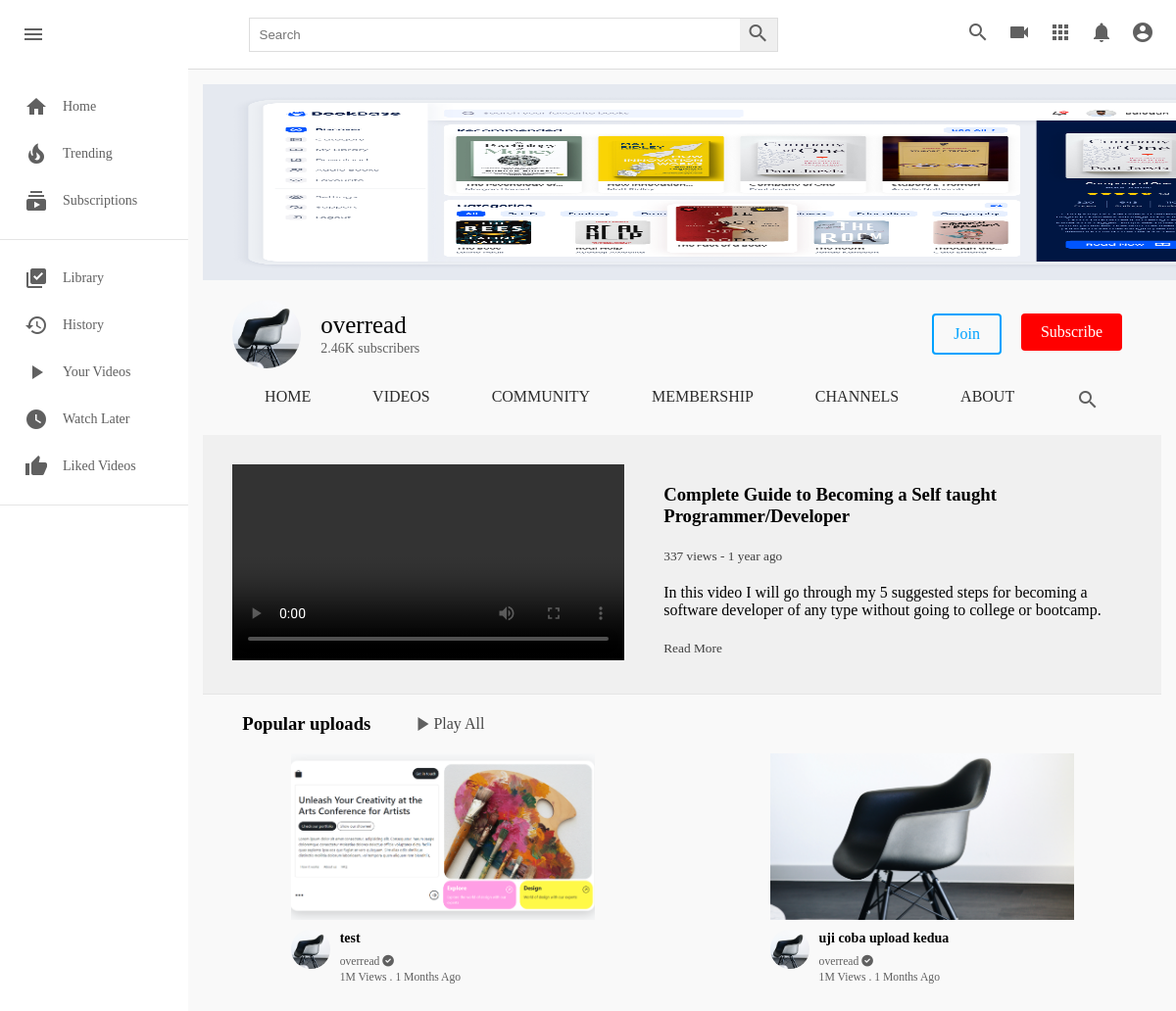
The page /channel/1 on the database its author committed.
### channel/models.py (models this page shows, shortened)
class Channel(models.Model):
    cover_image = models.ImageField(upload_to=channel_directory_path, null=True)
    images = models.ImageField(upload_to=channel_directory_path, null=True)
    full_name = models.CharField(max_length=100)
    channel_name = models.CharField(max_length=200)
    description = models.TextField()
    keywords = TaggableManager()
    joined = models.DateTimeField(auto_now_add=True)
    status = models.CharField(choices=STATUS, max_length=100, default='active')
    user = models.OneToOneField(User, on_delete=models.SET_NULL, null=True, related_name="channel")
    subscribers = models.ManyToManyField(User, related_name="user_subs", null=True, blank=True)
    verified = models.BooleanField(default=False)
    email_business = models.EmailField(null=True, blank=True)
    make_email_public = models.BooleanField(default=False)
    location_business = models.CharField(max_length=200, null=True, blank=True)
    make_location_public = models.BooleanField(default=False)
    social_media_links = models.CharField(max_length=200, null=True, blank=True, default="https://www.youtube.com/")
    social_media_links2 = models.CharField(max_length=200, null=True, blank=True)
    social_media_links3 = models.CharField(max_length=200, null=True, blank=True)
    social_media_links4 = models.CharField(max_length=200, null=True, blank=True)
    make_social_media_public = models.BooleanField(default=False)

### youtubeClone/models.py (models this page shows, shortened)
class Video(models.Model):
    video = models.FileField(upload_to=user_directory_path, null=True)
    thumbnail = models.ImageField(upload_to=thumbnail_directory_path, null=True)
    title = models.CharField(max_length=100)
    description = models.TextField()
    tags = TaggableManager()
    visibility = models.CharField(choices=VISIBILITY, max_length=100, default='public')
    created_at = models.DateTimeField(auto_now_add=True)
    updated_at = models.DateTimeField(auto_now=True)
    user = models.ForeignKey(User, on_delete=models.SET_NULL, null=True)
    views = models.PositiveIntegerField(default=0)
    likes = models.ManyToManyField(User, related_name='video_likes')
    is_featured = models.BooleanField(default=False)
    channel = models.ForeignKey(Channel, on_delete=models.CASCADE, related_name="channel_videos", null=True, blank=True)

### youtubeClone/views.py (the view, shortened to what this page needs)
# urls.py: path("channel/<channel_id>", views.channel_view, name="channel_view"),
def channel_view(request, channel_id):
    channel = Channel.objects.get(id=channel_id)
    videos = Video.objects.filter(channel=channel)
    context = {
        "channel": channel,
        "videos": videos,
    }
    return render(request, "channel.html", context)

### templates/channel.html (shortened to what this page needs)
{% load static %}
<!DOCTYPE html>
<html lang="en">
<head>
    <link rel="stylesheet" href="{% static "css/style.css" %}" type="text/css">
    <link rel="stylesheet" href="https://use.fontawesome.com/releases/v6.0.0/css/all.css" />
</head>
<body>
    <div class="header">
        <div class="header__left">
            <i id="menu" class="material-icons">menu</i>
            <a href="index.html">
            </a>
        </div>
        <div class="header__search">
            <form action="">
                <input type="text" placeholder="Search">
                <button><i class="material-icons">search</i></button>
            </form>
        </div>
        <div class="header__icons">
            <i class="material-icons display-this">search</i>
            <i class="material-icons ">videocam</i>
            <i class="material-icons">apps</i>
            <i class="material-icons display-this">notifications</i>
            <i id="drop-down" class="material-icons display-this">account_circle</i>
        </div>
    </div>
    <div class="mainBody">
        <div class="sidebar">
            <div class="sidebar__categories">
                <a href="index.html">
                    <div class="sidebar__category">
                        <i class="material-icons">home</i>
                        <span>Home</span>
                    </div>
                </a>
                <div class="sidebar__category">
                    <i class="material-icons">local_fire_department</i>
                    <span>Trending</span>
                </div>
                <div class="sidebar__category">
                    <i class="material-icons">subscriptions</i>
                    <span>Subscriptions</span>
                </div>
            </div>
            <hr>
            <div class="sidebar__categories">
                <div class="sidebar__category">
                    <i class="material-icons">library_add_check</i>
                    <span>Library</span>
                </div>
                <div class="sidebar__category">
                    <i class="material-icons">history</i>
                    <span>History</span>
                </div>
                <a href="channel-videos.html">
                    <div class="sidebar__category">
                        <i class="material-icons">play_arrow</i>
                        <span>Your Videos</span>
                    </div>
                </a>
                <div class="sidebar__category">
                    <i class="material-icons">watch_later</i>
                    <span>Watch Later</span>
                </div>
                <div class="sidebar__category">
                    <i class="material-icons">thumb_up</i>
                    <span>Liked Videos</span>
                </div>
            </div>
            <hr>
        </div>
        <div class="videos">
            <div class="channel-art">
                <img src="{{channel.cover_image.url}}" alt="">
            </div>
            <div class="channel-header flex">
                <div class="channel-img-title flex">
                    <img class="img" src="{{channel.images.url}}" alt="">
                    <div class="channel-image-texts">
                        <h4>{{channel.channel_name}}</h4>
                        <span>2.46K subscribers</span>
                    </div>
                </div>
                <div class="channel-header-btns">
                    <div><a href="" class="channel-join">Join</a></div>
                    <div><a href="" class="channel-subscribe">Subscribe</a></div>
                </div>
            </div>
            <div class="channel-header-links flex">
                <a href="channel.html" class="display-this">Home</a>
                <a href="channel-videos.html" class="display-this">Videos</a>
                <a href="community.html" class="dont-display-thdis">Community</a>
                <a href="index.html" class="dont-display-this">Membership</a>
                <a href="index.html" class="dont-display-this">Channels</a>
                <a href="about.html" class="display-this">About</a>
                <a href="index.html" class="dont-display-this"><i class="material-icons">search</i></a>
            </div>
            <div class="channel-intro-video">
                <div class="intro-video">
                    <video controls>
                        <source src="video/Desphixs Intro new November 2020.mp4">
                    </video>
                </div>
                <div class="intro-contents">
                    <h3>Complete Guide to Becoming a Self taught Programmer/Developer</h3>
                    <small class="small">337 views - 1 year ago</small>
                    <p>In this video I will go through my 5 suggested steps for becoming a software developer of any type without going to college or bootcamp.</p>
                    <small>Read More</small>
                </div>
            </div>
            <hr>
            <br>
            <div class="popular-video flex">
                <h3>Popular uploads</h3>
                <div class="flex play-all">
                    <i class="material-icons">play_arrow</i>
                    <a href="">Play All</a>
                </div>
            </div>
            <br>
            <div class="videos__container">
                {% for v in videos %}
                <div class="video">
                    <div class="video__thumbnail">
                        <img src="{{v.thumbnail.url}}" alt="">
                    </div>
                    <div class="video__details">
                        <div class="author">
                            <img src="{{v.channel.images.url}}" alt="">
                        </div>
                        <div class="title">
                            <h3>{{v.title}}</h3>
                            <a href=""><small>{{v.channel.channel_name}} <i class="fas fa-check-circle"></i></small></a>
                            <span><small>1M Views . 1 Months Ago</small></span>
                        </div>
                    </div>
                </div>
                {% endfor %}
            </div>
        </div>
    </div>
</body>
</html>

### youtubeClone/static/css/style.css (style rules this page uses)
* { margin: 0; padding: 0; box-sizing: border-box; }
body { font-family: poppins; }
.material-icons { color: rgb(96, 96, 96); }
.header { display: flex; justify-content: space-between; align-items: center; height: 70px; padding: 15px; }
.header__left { display: flex; align-items: center; }
.header i { padding: 0 7px; cursor: pointer; }
.header__search form { border: 1px solid #ddd; height: 35px; margin: 0; padding: 0; display: flex; }
.header__search input { width: 500px; padding: 10px; margin: 0; border-radius: 0; border: none; height: 100%; }
.header__search button { padding: 0; margin: 0; height: 100%; border: none; border-radius: 0; }
.mainBody { height: calc(100vh - 70px); display: flex; overflow: hidden; }
.sidebar { height: 100%; width: 230px; background-color: white; overflow-y: scroll; }
.sidebar__categories { width: 100%; display: flex; flex-direction: column; margin-bottom: 15px; margin-top: 15px; }
.sidebar__category { display: flex; align-items: center; padding: 12px 25px; }
.sidebar__category span { margin-left: 15px; }
hr { height: 1px; background-color: #e5e5e5; border: none; }
.videos { background-color: #f9f9f9; width: 100%; height: 100%; padding: 15px 15px; border-top: 1px solid #ddd; overflow-y: scroll; }
.videos__container { display: flex; flex-direction: row; justify-content: space-around; flex-wrap: wrap; }
.video { width: 310px; margin-bottom: 30px; }
.video__thumbnail { width: 100%; height: 170px; }
.video__thumbnail img { object-fit: cover; height: 100%; width: 100%; }
.author img { object-fit: cover; border-radius: 50%; height: 40px; width: 40px; margin-right: 10px; }
.video__details { display: flex; margin-top: 10px; }
.title { display: flex; flex-direction: column; }
.title h3 { color: rgb(3, 3, 3); line-height: 18px; font-size: 14px; margin-bottom: 6px; }
.title a, span { text-decoration: none; color: rgb(96, 96, 96); font-size: 14px; }
.channel-art img { width: 1100px; height: 200px; }
.channel-art { width: 1100px; height: 200px; }
.flex { display: flex; }
.channel-header { margin: 20px 30px; align-items: center; justify-content: space-between; }
.channel-img-title { align-items: center; }
.channel-img-title .img { width: 70px; height: 70px; object-fit: cover; border-radius: 50px; }
.channel-img-title .channel-image-texts { margin-left: 20px; }
.channel-image-texts h4 { font-size: 25px; font-weight: 500; }
.channel-header-btns { display: flex; }
.channel-header-btns a { display: flex; margin: 10px; text-decoration: none; padding: 10px 20px; }
.channel-header-btns .channel-join { border: 2px solid rgb(0, 162, 255); color: rgb(0, 162, 255); border-radius:4px; transition: 0.5s; }
.channel-header-btns .channel-subscribe { background-color: rgb(255, 0, 0); color: white; border-radius:4px; }
.channel-header-links { justify-content: space-evenly; }
.channel-header-links a { text-decoration: none; text-transform: uppercase; font-family: poppins; color: rgb(43, 43, 43); font-weight: 500; }
.channel-intro-video { margin-top: 20px; padding: 30px; display: flex; background-color: rgb(240, 240, 240); }
.channel-intro-video video { width: 400px; height: 200px; object-fit: cover; }
.intro-contents { margin-left: 40px; }
.intro-contents h3 { margin-top: 20px; margin-bottom: 20px; color: black; }
.intro-contents p { margin-top: 20px; margin-bottom: 20px; color: black; }
.intro-contents small { margin-top: 20px; margin-bottom: 20px; color: rgb(63, 63, 63); }
.popular-video { align-items: center; }
.popular-video h3 { margin-left: 40px; }
.popular-video .play-all { margin-left: 40px; align-items: center; }
.play-all a { text-decoration: none; color: rgb(71, 71, 71); }
a { text-decoration: none; }

### rows shown on the page
Channel: cover_image (picture), images (picture), channel_name "overread"
Video: thumbnail (picture), channel.images (picture), title "test", channel.channel_name "overread"
Video: thumbnail (picture), channel.images (picture), title "uji coba upload kedua", channel.channel_name "overread"
